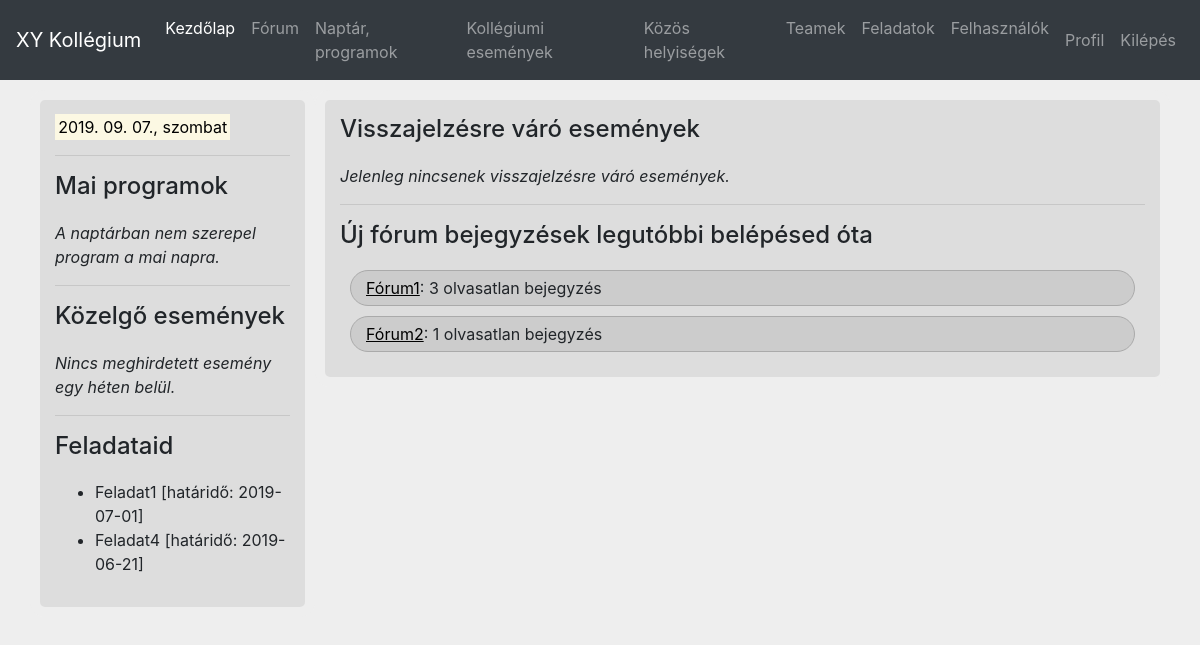
Page /homepage.php (signed in) on the committed database.
### tables this page shows
CREATE TABLE IF NOT EXISTS feladatok (
	feladat VARCHAR(40),
	letrehozo VARCHAR(80),
	felelos VARCHAR(80),
	leiras TEXT,
	hatarido DATE,
	statusz VARCHAR(20),
	PRIMARY KEY (feladat),
	FOREIGN KEY (letrehozo) REFERENCES felhasznalok(felhasznalonev) ON UPDATE CASCADE
	ON DELETE SET NULL,
	FOREIGN KEY (felelos) REFERENCES felhasznalok(felhasznalonev) ON UPDATE CASCADE
	ON DELETE SET NULL
);

### homepage.php (the view, shortened to what this page needs)
<?php
include 'common.php';
$host = "localhost";
$user = "root";
$password = "";
$conn = mysqli_connect($host, $user, $password) or die ("Nem sikerült kapcsolódni a szerverhez: " . mysqli_connect_error());
mysqli_query($conn, "SET NAMES utf8 COLLATE utf8_hungarian_ci");
mysqli_select_db($conn, "kollegium") or die ("Nem lehet csatlakozni az adatbázishoz: " . mysqli_error($conn));
$sql = "SELECT COUNT(azonosito) AS uj_bejegyzesek, forum FROM bejegyzesek WHERE idopont > '".$_SESSION["utolso_belepes"]."' AND kuldo <> '".$_SESSION["felhasznalonev"]."' GROUP BY forum";
$result = mysqli_query($conn, $sql);
$numOfNewPosts = mysqli_fetch_all($result, MYSQLI_ASSOC);
$sql = "SELECT * FROM feladatok WHERE felelos = '".$_SESSION["felhasznalonev"]."'";
$result = mysqli_query($conn, $sql);
$tasksOfUser = mysqli_fetch_all($result, MYSQLI_ASSOC);
?><!doctype html>
<html lang="hu">
<head>
	<link rel="stylesheet" type="text/css" href="css/homepage.css">
</head>
<body>
	<div class="container">
		<div class="row">
			<div class="col-sm-3">
				<?php
				$eventsToRespond = [];
				$soonEvents = [];
				$days = ["hétfő", "kedd", "szerda", "csütörtök", "péntek", "szombat", "vasárnap"];
				$today = date('Y. m. d.');
				$whichDay = date('N');
				echo '<mark>'.$today.', '.$days[$whichDay-1].'</mark>';
				echo '<hr>';
				$relevantProgs = 0;
				echo '<h4>Mai programok</h4>';
				if ($relevantProgs == 0) {
					echo '<p>A naptárban nem szerepel program a mai napra.</p>';
				}
				echo '<hr>';
				echo '<h4>Közelgő események</h4>';
				if (count($soonEvents) > 0) {
					echo '<ul>';
					foreach ($soonEvents as $event) {
						echo '<li><a href="event.php?id='.$event["id"].'">'.$event["nev"].'</a></li>';
					}
					echo '</ul>';
				} else {
					echo '<p>Nincs meghirdetett esemény egy héten belül.</p>';
				}
				if ($_SESSION["jogosultsag"] != 1) {
					echo '<hr>';
					echo '<h4>Feladataid</h4>';
					if (count($tasksOfUser) > 0) {
						echo '<ul>';
						foreach ($tasksOfUser as $task) {
							echo '<li>'.$task["feladat"];
							if ($task["hatarido"] != "") { echo ' [határidő: '.$task["hatarido"].']'; }
							echo '</li>';
						}
						echo '</ul>';
					} else {
						echo '<p>Jelenleg nincsenek feladataid.</p>';
					}
				}
				?>
			</div>
			<div class="col-sm-9">
				<?php
				echo '<h4>Visszajelzésre váró események</h4>';
				if (count($eventsToRespond) > 0) {
					foreach ($eventsToRespond as $event) {
						echo '<div class="eventDiv"><a href="event.php?id='.$event["id"].'">'.$event["nev"].'</a> | Visszajelzési határidő: '.$event["visszajelzes"].'</div>';
					}
				} else {
					echo '<p>Jelenleg nincsenek visszajelzésre váró események.</p>';
				}
				echo '<hr>';
				echo '<h4>Új fórum bejegyzések legutóbbi belépésed óta</h4>';
				foreach ($numOfNewPosts as $np) {
					if (!in_array($np["forum"], $_SESSION["megnyitottForumok"])) {
						echo '<div class="newPostsDiv"><a href="forum.php?title='.$np["forum"].'">'.$np["forum"].'</a>: '.$np["uj_bejegyzesek"].' olvasatlan bejegyzés</div>';
					}
				}
				?>
			</div>
		</div>
	</div>
</body>
</html>

### css/homepage.css (style rules this page uses)
.eventDiv, .newPostsDiv { margin: 10px; padding: 5px; padding-left: 15px; padding-right: 15px; background-color: #CCCCCC; border: 1px solid #AAAAAA; border-radius: 30px; }
.eventDiv a, .newPostsDiv a { color: #000000; text-decoration: underline; }
p { font-style: italic; }

### css/common.css (style rules this page uses)
body { height: 100%; background-color: #EEEEEE; }
.col-sm-3, .col-sm-9 { height: 100%; margin-top: 10px; padding: 15px; background-color: #DDDDDD; border: 10px solid #EEEEEE; border-radius: 15px; }
h4 { margin-bottom: 20px; }

### rows in the picture
feladatok: feladat "Feladat1", hatarido "2019-07-01"
feladatok: feladat "Feladat4", hatarido "2019-06-21"

### other values in the picture
$np["forum"] "Fórum1"
$np["uj_bejegyzesek"] "3"
$np["forum"] "Fórum2"
$np["uj_bejegyzesek"] "1"
